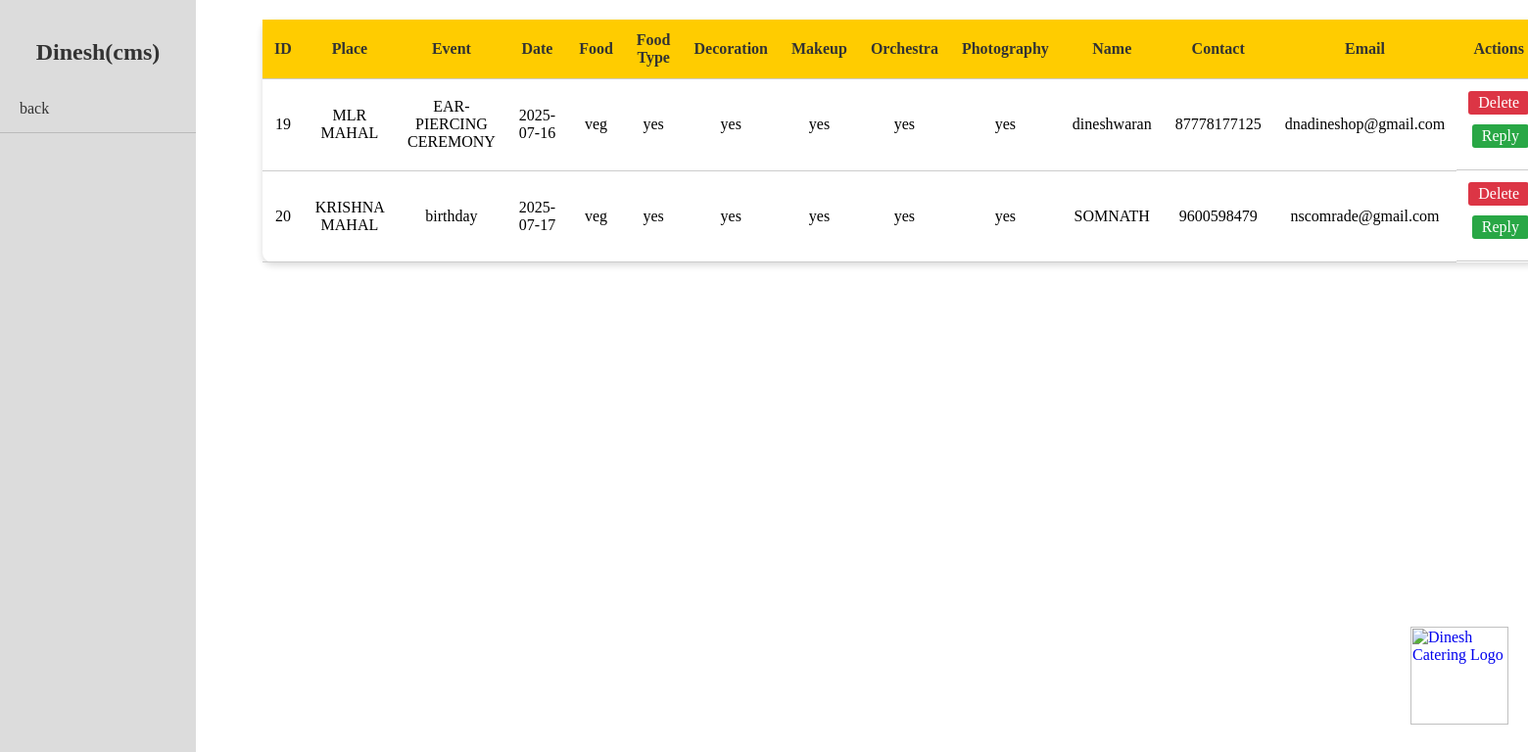
Screenshot of /display.php with the database file from the repository.
### tables this page shows
CREATE TABLE `bookings` (
  `id` int(11) NOT NULL,
  `place` varchar(255) DEFAULT NULL,
  `event` varchar(255) DEFAULT NULL,
  `event_date` date DEFAULT NULL,
  `food` varchar(50) DEFAULT NULL,
  `food_type` varchar(50) DEFAULT NULL,
  `decoration` varchar(50) DEFAULT NULL,
  `makeup` varchar(50) DEFAULT NULL,
  `orchestra` varchar(50) DEFAULT NULL,
  `photography` varchar(50) DEFAULT NULL,
  `name` varchar(255) DEFAULT NULL,
  `contact` varchar(15) DEFAULT NULL,
  `email` varchar(255) DEFAULT NULL
);

### display.php (the view, shortened to what this page needs)
<?php
$servername = "localhost";
$username = "root";
$password = "";
$dbname = "event_booking";
$conn = new mysqli($servername, $username, $password, $dbname);
$sql = "SELECT * FROM bookings";
$result = $conn->query($sql);
echo "<div class='sidebar'>
        <h2>Dinesh(cms)</h2>
        <a href='dashboard.html'>back</a>
      </div>";
echo "<table id='booking-table' style='margin-left: 260px; overflow-y: auto;'>
        <tr>
            <th>ID</th>
            <th>Place</th>
            <th>Event</th>
            <th>Date</th>
            <th>Food</th>
            <th>Food Type</th>
            <th>Decoration</th>
            <th>Makeup</th>
            <th>Orchestra</th>
            <th>Photography</th>
            <th>Name</th>
            <th>Contact</th>
            <th>Email</th>
            <th>Actions</th>
        </tr>";
if ($result->num_rows > 0) {
    while($row = $result->fetch_assoc()) {
        echo "<tr id='row-" . $row["id"] . "'>
                <td>" . $row["id"] . "</td>
                <td>" . $row["place"] . "</td>
                <td>" . $row["event"] . "</td>
                <td>" . $row["event_date"] . "</td>
                <td>" . $row["food"] . "</td>
                <td>" . $row["food_type"] . "</td>
                <td>" . $row["decoration"] . "</td>
                <td>" . $row["makeup"] . "</td>
                <td>" . $row["orchestra"] . "</td>
                <td>" . $row["photography"] . "</td>
                <td>" . $row["name"] . "</td>
                <td>" . $row["contact"] . "</td>
                <td>" . $row["email"] . "</td>
                <td class='action-btns'>
                    <a href='#' class='delete' data-id='" . $row["id"] . "' onclick='deleteRow(" . $row["id"] . ")'>Delete</a>
                    <a href='mailto:" . $row["email"] . "?subject=Reply%20to%20Your%20Event%20Booking' class='reply'>Reply</a>
                </td>
              </tr>";
    }
} else {
    echo "<tr><td colspan='14'>No records found.</td></tr>";
}
echo "</table>";
?>
 <div class="logo">
  <a href="index.html"><img src="LOGO.png" alt="Dinesh Catering Logo"></a>
</div>

### display.php (style rules this page uses)
table { width: 80%; border-collapse: collapse; margin-top: 20px; background-color: white; border-radius: 10px; overflow: hidden; box-shadow: 0px 3px 7px rgba(0, 0, 0, 0.15); }
th, td { padding: 12px; text-align: center; border-bottom: 1px solid #ccc; }
th { background-color: #ffcc00; color: #333; font-size: 16px; }
.logo { position: fixed; bottom: 60px; right: 20px; z-index: 1000; }
.logo img { width: 100px; height: auto; }
.action-btns { display: flex; flex-direction: column; align-items: flex-start; }
.action-btns a { text-decoration: none; color: white; padding: 3px 10px; border-radius: 3px; margin-bottom: 10px; }
.action-btns a.delete { background-color: #dc3545; }
.action-btns a.reply { background-color: #28a745; align-self: flex-end; }
.sidebar { width: 200px; height: 100vh; background-color: #dcdcdc; color: #333; position: fixed; top: 0; left: 0; display: flex; flex-direction: column; padding: 20px 0; }
.sidebar h2 { text-align: center; margin-bottom: 20px; }
.sidebar a { color: #333; text-decoration: none; padding: 15px 20px; display: block; border-bottom: 1px solid #bbb; }

### rows the page displays
bookings: id "19", place "MLR MAHAL", event "EAR-PIERCING CEREMONY", event_date "2025-07-16", food "veg", food_type "yes", decoration "yes", makeup "yes", orchestra "yes", photography "yes", name "dineshwaran", contact "87778177125", email "dnadineshop@gmail.com"
bookings: id "20", place "KRISHNA MAHAL", event "birthday", event_date "2025-07-17", food "veg", food_type "yes", decoration "yes", makeup "yes", orchestra "yes", photography "yes", name "SOMNATH", contact "9600598479", email "nscomrade@gmail.com"
